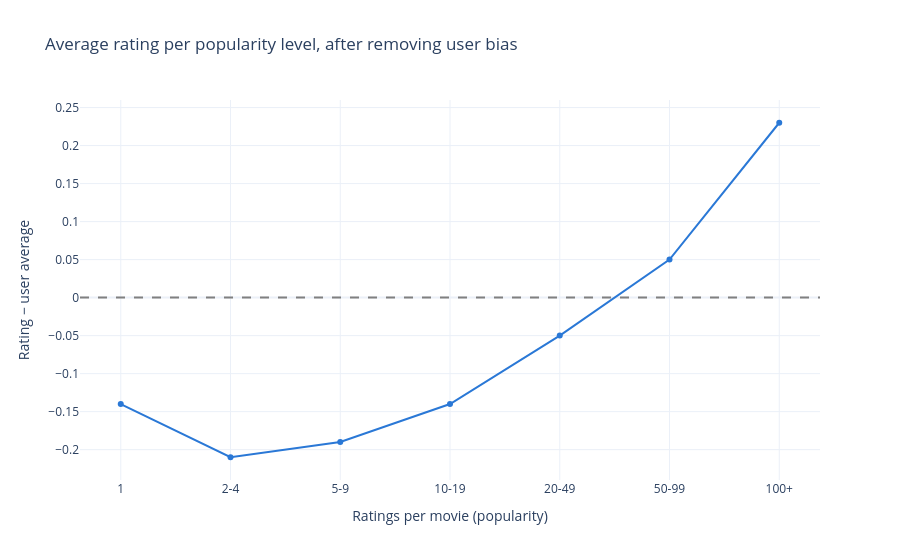

Notebook code for this chart:
### Markdown cell above
#### Heavy raters are harsher

- The correlation between how many movies a user rated and their average rating is **negative and weak** (−0.135).
- The difference comes from the **most active quartile** (168+ ratings each): they average **3.54**, against 3.68–3.73 for the other three quartiles. This is probably due to users who rate little tending to only rate the movies they liked; on the other hand, users who rate a lot also record the average and bad ones.
- The most active quartile gives **71% of all ratings**, heavily influencing the averages.

This shows that _who_ rates a movie matters. To remove this effect, we compare each rating with **that user's own average**: `rating - user average`. A movie with a positive value was rated above what its raters usually give.

### Code cell
con.execute("""
CREATE OR REPLACE TABLE movie_vs_user AS
SELECT r.movieId,
       AVG(r.rating - u.avg_rating) AS vs_user_avg,
       AVG(u.n_ratings) AS rater_activity
FROM ratings r
JOIN user_stats u ON u.userId = r.userId
GROUP BY r.movieId
""")

user_bias = q("""
SELECT s.bucket,
       COUNT(*) AS movies,
       ROUND(AVG(v.rater_activity)) AS avg_rater_activity,
       ROUND(AVG(s.avg_rating), 2)  AS mean_rating,
       ROUND(AVG(v.vs_user_avg), 2) AS mean_vs_user_avg
FROM movie_stats s
JOIN movie_vs_user v ON v.movieId = s.movieId
GROUP BY s.bucket_id, s.bucket
ORDER BY s.bucket_id
""")

fig = px.line(
    user_bias,
    x="bucket",
    y="mean_vs_user_avg",
    markers=True,
    labels={
        "bucket": "Ratings per movie (popularity)",
        "mean_vs_user_avg": "Rating − user average",
    },
    title="Average rating per popularity level, after removing user bias",
)
fig.update_traces(line_color=PRIMARY)
fig.add_hline(y=0, line_dash="dash", line_color="grey")
fig.show()

popular = con.sql(f"""
SELECT s.n_ratings, v.vs_user_avg
FROM movie_stats s JOIN movie_vs_user v ON v.movieId = s.movieId
WHERE s.n_ratings >= {MIN_RATINGS}
""").pl()
print(
    f"Spearman (>= {MIN_RATINGS} ratings), after removing user bias:",
    spearman(popular, y="vs_user_avg"),
)

### Figure 1 — Plotly figure (JSON) as saved in the notebook; plotly's stock layout.template omitted (floating-point values rounded to 4 significant figures)
{"data": [{"hovertemplate": "Ratings per movie (popularity)=%{x}<br>Rating − user average=%{y}<extra></extra>", "legendgroup": "", "line": {"color": "#2a78d6", "dash": "solid"}, "marker": {"symbol": "circle"}, "mode": "lines+markers", "name": "", "orientation": "v", "showlegend": false, "type": "scatter", "x": ["1", "2-4", "5-9", "10-19", "20-49", "50-99", "100+"], "xaxis": "x", "y": [-0.14, -0.21, -0.19, -0.14, -0.05, 0.05, 0.23], "yaxis": "y"}], "layout": {"legend": {"tracegroupgap": 0}, "shapes": [{"line": {"color": "grey", "dash": "dash"}, "type": "line", "x0": 0, "x1": 1, "xref": "x domain", "y0": 0, "y1": 0, "yref": "y"}], "title": {"text": "Average rating per popularity level, after removing user bias"}, "xaxis": {"anchor": "y", "domain": [0.0, 1.0], "title": {"text": "Ratings per movie (popularity)"}}, "yaxis": {"anchor": "x", "domain": [0.0, 1.0], "title": {"text": "Rating − user average"}}}}
